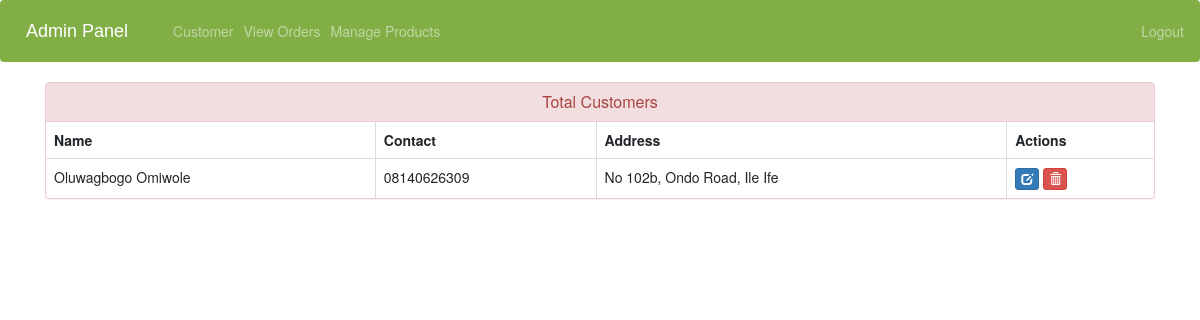
The page /view-customer (signed in) on the database its author committed.
### ecom/models.py (models this page shows, shortened)
class Customer(models.Model):
    user=models.OneToOneField(User,on_delete=models.CASCADE)
    address = models.CharField(max_length=40)
    mobile = models.CharField(max_length=20,null=False)
    @property
    def get_name(self):
        return self.user.first_name+" "+self.user.last_name

### ecom/views.py (the view)
# urls.py: path('view-customer', views.view_customer_view,name='view-customer'),
@login_required(login_url='sellerlogin')
def view_customer_view(request):
    customers=models.Customer.objects.all()
    return render(request,'ecom/view_customer.html',{'customers':customers})

### templates/ecom/view_customer.html (shortened to what this page needs)
{% extends 'ecom/admin_base.html' %}
{% load static %}
{% block content %}
<head>
  <link href="//netdna.bootstrapcdn.com/bootstrap/3.0.0/css/bootstrap.min.css" rel="stylesheet" id="bootstrap-css">
</head>
<div class="container">
  <div class="panel panel-danger">
    <div class="panel-heading">
      <h6 class="panel-title">Total Customers</h6>
    </div>
    <table class="table table-hover table-bordered" id="dev-table">
      <thead>
        <tr>
          <th>Name</th>
          <th>Contact</th>
          <th>Address</th>
          <th>Actions</th>
        </tr>
      </thead>
      {% for c in customers %}
      <tr>
        <td> {{c.get_name}}</td>
        <td>{{c.mobile}}</td>
        <td>{{c.address}}</td>
        <td><a class="btn btn-primary btn-xs" href="{% url 'update-customer' c.id  %}"><span class="glyphicon glyphicon-edit"></span></a>
        <a class="btn btn-danger btn-xs" href="{% url 'delete-customer' c.id  %}"><span class="glyphicon glyphicon-trash"></span></a></td>
      </tr>
      {% endfor %}
    </table>
  </div>
</div>
{% endblock content %}

### templates/ecom/view_customer.html (style rules this page uses)
a:link { text-decoration: none; }
h6 { text-align: center; }

### rows shown on the page
Customer: get_name "Oluwagbogo Omiwole", mobile "08140626309", address "No 102b, Ondo Road, Ile Ife"
